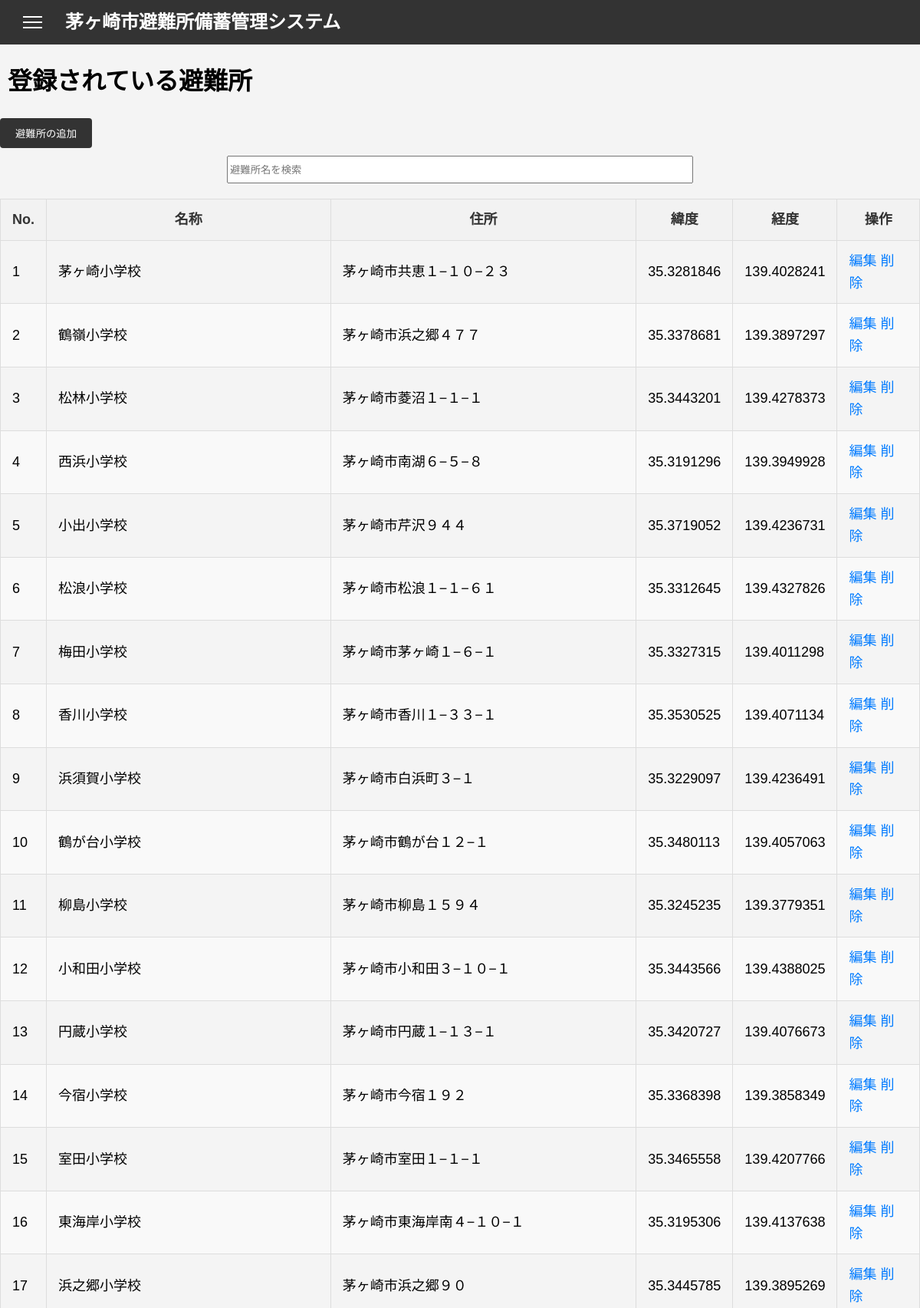
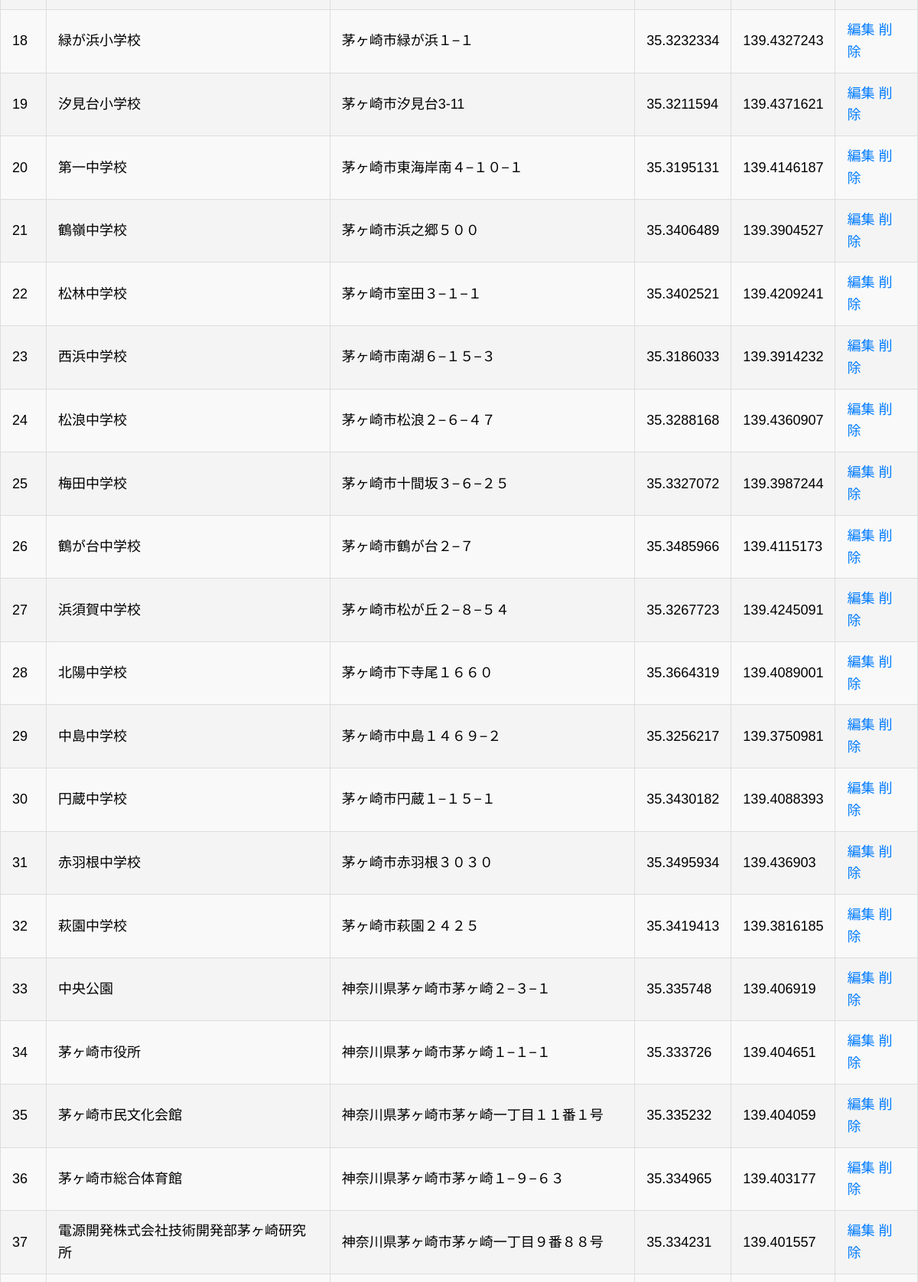
/admin/manage_shelters (signed in, upper part), run on the app's committed database (2 pictures, top to bottom).
### app/models.py (models this page shows, shortened)
class Shelter(db.Model):
    id = db.Column(db.Integer, primary_key=True, nullable=False)
    name = db.Column(db.String(255), nullable=False)
    address = db.Column(db.String(255), nullable=False)
    capacity = db.Column(db.Integer, server_default='')
    flood = db.Column(db.Integer)
    landslide = db.Column(db.Integer)
    hightide = db.Column(db.Integer)
    earthquake = db.Column(db.Integer)
    tsunami = db.Column(db.Integer)
    fire = db.Column(db.Integer)
    inland_flooding = db.Column(db.Integer)
    volcano = db.Column(db.Integer)
    latitude = db.Column(db.Float, nullable=False)
    longitude = db.Column(db.Float, nullable=False)
    altitude = db.Column(db.Float)
    other = db.Column(db.String(255))

### app/shelter.py (the view)
@shelter_bp.route('/admin/manage_shelters')
@admin_required
def manage_shelters():
    shelters = Shelter.query.all()
    return render_template('manage_shelters.html', shelters=shelters)

### app/__init__.py (called while the page is built)
def create_app():
    app = Flask(__name__)
    app.config['SECRET_KEY'] = 'your_secret_key'
    app.config['SQLALCHEMY_DATABASE_URI'] = 'sqlite:///app.db'
    app.config['UPLOAD_FOLDER'] = 'uploads'
    db.init_app(app)
    login_manager.init_app(app)
    login_manager.login_view = 'main.login'
    migrate.init_app(app, db)
    from .main import main
    app.register_blueprint(main)
    from .admin import admin_bp
    app.register_blueprint(admin_bp)
    from .shelter import shelter_bp
    app.register_blueprint(shelter_bp)
    @login_manager.user_loader
    def load_user(user_id):
        from .models import User
        return User.query.get(int(user_id))
    return app

### app/models.py (called while the page is built)
    def is_admin(self):
        return Admin.query.filter_by(email=self.email).first() is not None

### app/shelter.py (called while the page is built)
def admin_required(f):
    @wraps(f)
    def decorated_function(*args, **kwargs):
        if not current_user.is_authenticated or not current_user.is_admin():
            abort(403)
        return f(*args, **kwargs)
    return decorated_function

### app/templates/manage_shelters.html (shortened to what this page needs)
{% extends "base.html" %}
{% block content %}
    <h1>登録されている避難所</h1>
    <div>
        <a href="{{ url_for('shelter.add_shelter') }}">
            <button>避難所の追加</button>
        </a>
    </div>
    <input type="text" id="searchBox" placeholder="避難所名を検索">
    <table id = 'adminTable'>
        <thead>
            <tr>
                <th>No.</th>
                <th>名称</th>
                <th>住所</th>
                <th>緯度</th>
                <th>経度</th>
                <th>操作</th>
            </tr>
        </thead>
        <tbody>
            {% for shelter in shelters %}
            <tr>
                <td>{{ shelter.id }}</td>
                <td>{{ shelter.name }}</td>
                <td>{{ shelter.address }}</td>
                <td>{{ shelter.latitude }}</td>
                <td>{{ shelter.longitude }}</td>
                <td>
                    <a href="{{ url_for('shelter.edit_shelter', shelter_id=shelter.id) }}">編集</a>
                    <a href="{{ url_for('shelter.delete_shelter', shelter_id=shelter.id) }}">削除</a>
                </td>
            </tr>
            {% endfor %}
        </tbody>
    </table>
{% endblock %}

### app/templates/base.html (shortened to what this page needs)
<!DOCTYPE html>
<html lang="ja">
<head>
    <link rel="stylesheet" href="{{ url_for('static', filename='css/style.css') }}">
</head>
<body>
    <header>
        <button class="menu-toggle" aria-label="メニューを開く">
            <span class="menu-icon"></span>
        </button>
        <h1><a href="/">茅ヶ崎市避難所備蓄管理システム</a></h1>
    </header>
    <main>
        {% block content %}
        {% endblock %}
    </main>
</body>
</html>

### app/static/css/style.css (style rules this page uses)
body { font-family: Arial, sans-serif; line-height: 1.6; margin: 0; padding: 0; background-color: #f4f4f4; height: 100vh; display: flex; flex-direction: column; z-index: 1000; }
header { position: fixed; background: #333; color: #fff; padding: 10px 0; display: flex; justify-content: space-between; align-items: center; z-index: 1000; }
header h1 { margin: 0; padding-left: 10px; width: 100vw; font-size: 1.5em; flex: 1; text-align: left; overflow: hidden; white-space: nowrap; }
.menu-toggle { background: none; border: none; cursor: pointer; margin-left: 10px; font-size: 1.5em; color: #fff; display: block; top: 10px; left: 50%; }
.menu-icon { display: block; width: 25px; height: 2px; background-color: #fff; position: relative; transition: all 0.3s ease; }
.menu-icon::before, .menu-icon::after { content: ''; display: block; width: 25px; height: 2px; background-color: #fff; position: absolute; left: 0; transition: all 0.3s ease; }
.menu-icon::before { top: -7px; }
.menu-icon::after { top: 7px; }
main { width: 100%; box-sizing: border-box; padding-top: 60px; }
input[type="submit"], button { background-color: #333; color: #fff; border: none; padding: 10px 20px; border-radius: 4px; cursor: pointer; }
h1 { margin-left: 10px; }
a,a:hover,a:visited { color: inherit; text-decoration: none; }
#adminTable { border-collapse: collapse; margin: 20px auto; font-size: 18px; text-align: center; }
#adminTable th, #adminTable td { padding: 12px 15px; border: 1px solid #ddd; }
#adminTable thead tr { background-color: #f2f2f2; color: #333; }
#adminTable tbody tr { border-bottom: 1px solid #ddd; text-align: left; }
#adminTable tbody tr:nth-of-type(even) { background-color: #f9f9f9; }
#adminTable a { color: #007BFF; text-decoration: none; }
#searchBox { margin: 10px auto; display: block; width: 50%; height: 30px; }

### data on the page
Shelter: id "1", name "茅ヶ崎小学校", address "茅ヶ崎市共恵１−１０−２３", latitude "35.3281846", longitude "139.4028241"
Shelter: id "2", name "鶴嶺小学校", address "茅ヶ崎市浜之郷４７７", latitude "35.3378681", longitude "139.3897297"
Shelter: id "3", name "松林小学校", address "茅ヶ崎市菱沼１−１−１", latitude "35.3443201", longitude "139.4278373"
Shelter: id "4", name "西浜小学校", address "茅ヶ崎市南湖６−５−８", latitude "35.3191296", longitude "139.3949928"
Shelter: id "5", name "小出小学校", address "茅ヶ崎市芹沢９４４", latitude "35.3719052", longitude "139.4236731"
Shelter: id "6", name "松浪小学校", address "茅ヶ崎市松浪１−１−６１", latitude "35.3312645", longitude "139.4327826"
Shelter: id "7", name "梅田小学校", address "茅ヶ崎市茅ヶ崎１−６−１", latitude "35.3327315", longitude "139.4011298"
Shelter: id "8", name "香川小学校", address "茅ヶ崎市香川１−３３−１", latitude "35.3530525", longitude "139.4071134"
Shelter: id "9", name "浜須賀小学校", address "茅ヶ崎市白浜町３−１", latitude "35.3229097", longitude "139.4236491"
Shelter: id "10", name "鶴が台小学校", address "茅ヶ崎市鶴が台１２−１", latitude "35.3480113", longitude "139.4057063"
Shelter: id "11", name "柳島小学校", address "茅ヶ崎市柳島１５９４", latitude "35.3245235", longitude "139.3779351"
Shelter: id "12", name "小和田小学校", address "茅ヶ崎市小和田３−１０−１", latitude "35.3443566", longitude "139.4388025"
Shelter: id "13", name "円蔵小学校", address "茅ヶ崎市円蔵１−１３−１", latitude "35.3420727", longitude "139.4076673"
Shelter: id "14", name "今宿小学校", address "茅ヶ崎市今宿１９２", latitude "35.3368398", longitude "139.3858349"
Shelter: id "15", name "室田小学校", address "茅ヶ崎市室田１−１−１", latitude "35.3465558", longitude "139.4207766"
Shelter: id "16", name "東海岸小学校", address "茅ヶ崎市東海岸南４−１０−１", latitude "35.3195306", longitude "139.4137638"
Shelter: id "17", name "浜之郷小学校", address "茅ヶ崎市浜之郷９０", latitude "35.3445785", longitude "139.3895269"
Shelter: id "18", name "緑が浜小学校", address "茅ヶ崎市緑が浜１−１", latitude "35.3232334", longitude "139.4327243"
Shelter: id "19", name "汐見台小学校", address "茅ヶ崎市汐見台3-11", latitude "35.3211594", longitude "139.4371621"
Shelter: id "20", name "第一中学校", address "茅ヶ崎市東海岸南４−１０−１", latitude "35.3195131", longitude "139.4146187"
Shelter: id "21", name "鶴嶺中学校", address "茅ヶ崎市浜之郷５００", latitude "35.3406489", longitude "139.3904527"
Shelter: id "22", name "松林中学校", address "茅ヶ崎市室田３−１−１", latitude "35.3402521", longitude "139.4209241"
Shelter: id "23", name "西浜中学校", address "茅ヶ崎市南湖６−１５−３", latitude "35.3186033", longitude "139.3914232"
Shelter: id "24", name "松浪中学校", address "茅ヶ崎市松浪２−６−４７", latitude "35.3288168", longitude "139.4360907"
Shelter: id "25", name "梅田中学校", address "茅ヶ崎市十間坂３−６−２５", latitude "35.3327072", longitude "139.3987244"
Shelter: id "26", name "鶴が台中学校", address "茅ヶ崎市鶴が台２−７", latitude "35.3485966", longitude "139.4115173"
Shelter: id "27", name "浜須賀中学校", address "茅ヶ崎市松が丘２−８−５４", latitude "35.3267723", longitude "139.4245091"
Shelter: id "28", name "北陽中学校", address "茅ヶ崎市下寺尾１６６０", latitude "35.3664319", longitude "139.4089001"
Shelter: id "29", name "中島中学校", address "茅ヶ崎市中島１４６９−２", latitude "35.3256217", longitude "139.3750981"
Shelter: id "30", name "円蔵中学校", address "茅ヶ崎市円蔵１−１５−１", latitude "35.3430182", longitude "139.4088393"
Shelter: id "31", name "赤羽根中学校", address "茅ヶ崎市赤羽根３０３０", latitude "35.3495934", longitude "139.436903"
Shelter: id "32", name "萩園中学校", address "茅ヶ崎市萩園２４２５", latitude "35.3419413", longitude "139.3816185"
Shelter: id "33", name "中央公園", address "神奈川県茅ヶ崎市茅ヶ崎２−３−１", latitude "35.335748", longitude "139.406919"
Shelter: id "34", name "茅ヶ崎市役所", address "神奈川県茅ヶ崎市茅ヶ崎１−１−１", latitude "35.333726", longitude "139.404651"
Shelter: id "35", name "茅ヶ崎市民文化会館", address "神奈川県茅ヶ崎市茅ヶ崎一丁目１１番１号", latitude "35.335232", longitude "139.404059"
Shelter: id "36", name "茅ヶ崎市総合体育館", address "神奈川県茅ヶ崎市茅ヶ崎１−９−６３", latitude "35.334965", longitude "139.403177"
Shelter: id "37", name "電源開発株式会社技術開発部茅ヶ崎研究所", address "神奈川県茅ヶ崎市茅ヶ崎一丁目９番８８号", latitude "35.334231", longitude "139.401557"
